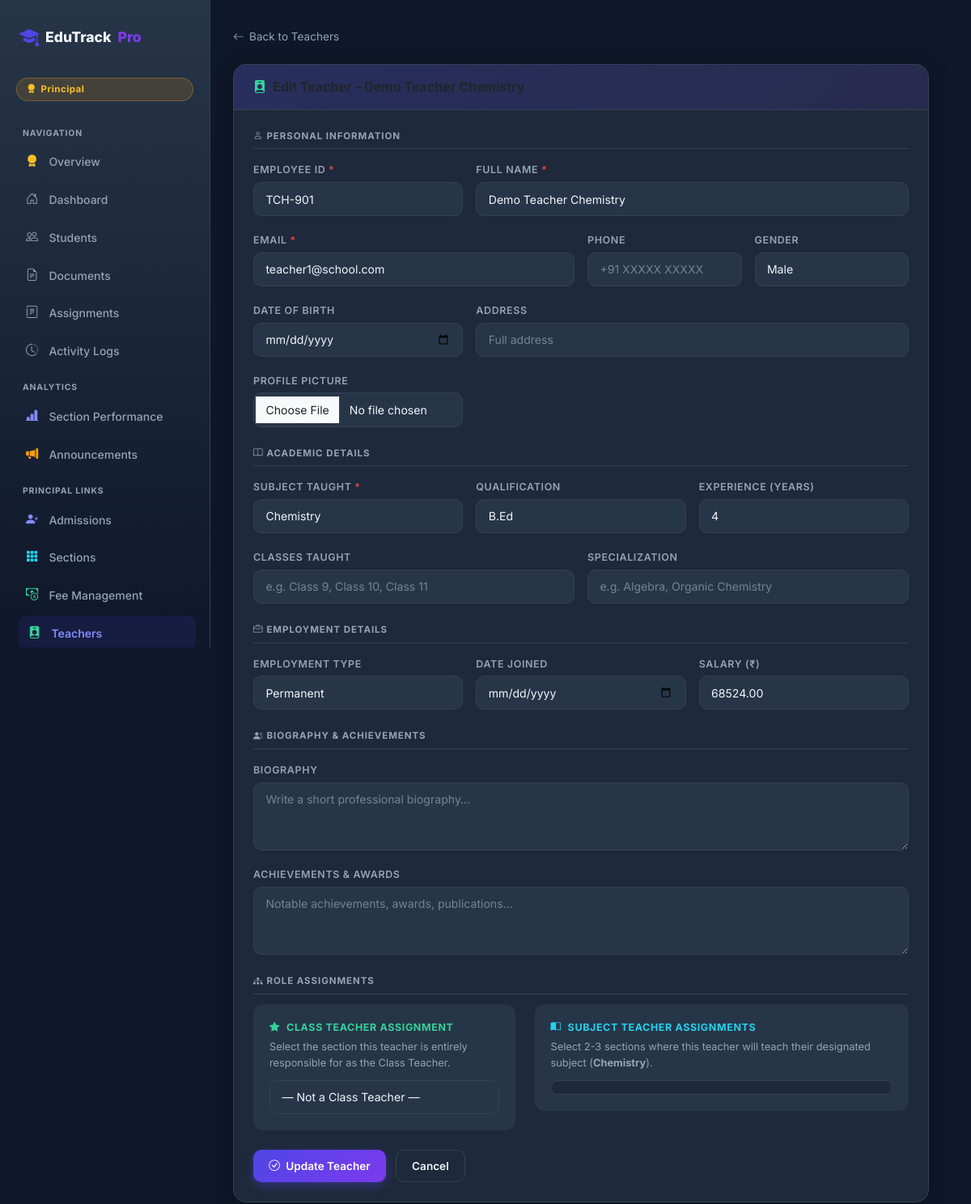
The page /teachers/2/edit/ (signed in) on the database its author committed.
### students/models.py (models this page shows, shortened)
class UserProfile(models.Model):
    user = models.OneToOneField(User, on_delete=models.CASCADE, related_name='profile')
    role = models.CharField(max_length=20, choices=ROLE_CHOICES, default=ROLE_STUDENT)

class Teacher(models.Model):
    GENDER_CHOICES = [('M', 'Male'), ('F', 'Female'), ('O', 'Other')]
    QUALIFICATION_CHOICES = [
        ('B.Ed',  'B.Ed'),
        ('M.Ed',  'M.Ed'),
        ('PhD',   'PhD'),
        ('B.Sc',  'B.Sc'),
        ('M.Sc',  'M.Sc'),
        ('B.A',   'B.A'),
        ('M.A',   'M.A'),
        ('Other', 'Other'),
    ]
    EMPLOYMENT_CHOICES = [
        ('permanent',  'Permanent'),
        ('contract',   'Contract'),
        ('visiting',   'Visiting'),
        ('probation',  'Probation'),
    ]
    employee_id   = models.CharField(max_length=20, unique=True)
    name          = models.CharField(max_length=200)
    email         = models.EmailField(unique=True)
    phone         = models.CharField(max_length=15, blank=True, null=True)
    gender        = models.CharField(max_length=1, choices=GENDER_CHOICES, default='M')
    date_of_birth = models.DateField(null=True, blank=True)
    address       = models.TextField(blank=True, null=True)
    subject       = models.CharField(max_length=200)
    classes_taught= models.CharField(max_length=500, blank=True, null=True,
                                     help_text='Comma-separated class names')
    qualification = models.CharField(max_length=20, choices=QUALIFICATION_CHOICES, default='B.Ed')
    experience_yrs= models.IntegerField(default=0, help_text='Years of experience')
    specialization= models.CharField(max_length=300, blank=True, null=True)
    employment_type = models.CharField(max_length=20, choices=EMPLOYMENT_CHOICES, default='permanent')
    date_joined     = models.DateField(null=True, blank=True)
    salary          = models.DecimalField(max_digits=10, decimal_places=2, null=True, blank=True)
    bio             = models.TextField(blank=True, null=True)
    achievements    = models.TextField(blank=True, null=True)
    profile_picture = models.ImageField(upload_to='teacher_profiles/', null=True, blank=True)
    user = models.OneToOneField(User, on_delete=models.SET_NULL, null=True, blank=True, related_name='teacher_profile')
    created_at = models.DateTimeField(auto_now_add=True, null=True)

### students/views.py (the view)
    def wrapper(request, *args, **kwargs):
        if not request.user.is_authenticated:
            return redirect('landing')
        role = get_role(request)
        if role != ROLE_PRINCIPAL and not request.user.is_superuser:
            messages.error(request, 'Access denied. Principal login required.')
            return redirect('landing')
        return view_fn(request, *args, **kwargs)

### students/templates/students/teacher_form.html (shortened to what this page needs)
{% extends 'students/base_auth.html' %}
{% block content %}
<a href="{% url 'teacher_list' %}" style="display:inline-flex;align-items:center;gap:.4rem;color:var(--muted);text-decoration:none;font-size:.85rem;margin-bottom:1.5rem;">
  <i class="bi bi-arrow-left"></i> Back to Teachers
</a>
<div class="card" style="max-width:860px;">
  <div class="card-header">
    <h4><i class="bi bi-person-badge-fill me-2" style="color:#34d399;"></i>{{ form_title }}</h4>
  </div>
  <div class="card-body">
    <form method="post" enctype="multipart/form-data" id="teacher-form">
      <div style="font-size:.72rem;color:var(--muted);text-transform:uppercase;letter-spacing:.08em;font-weight:700;margin-bottom:.75rem;padding-bottom:.4rem;border-bottom:1px solid var(--border);">
        <i class="bi bi-person me-1"></i>Personal Information
      </div>
      <div class="row g-3 mb-4">
        <div class="col-md-4">
          <label class="form-label">Employee ID <span style="color:#ef4444;">*</span></label>
          <input type="text" name="employee_id" class="form-control" value="{{ teacher.employee_id|default:'' }}" required placeholder="e.g. TCH-001" id="teacher-employee-id"/>
        </div>
        <div class="col-md-8">
          <label class="form-label">Full Name <span style="color:#ef4444;">*</span></label>
          <input type="text" name="name" class="form-control" value="{{ teacher.name|default:'' }}" required placeholder="Teacher's full name" id="teacher-name-field"/>
        </div>
        <div class="col-md-6">
          <label class="form-label">Email <span style="color:#ef4444;">*</span></label>
          <input type="email" name="email" class="form-control" value="{{ teacher.email|default:'' }}" required placeholder="teacher@school.com" id="teacher-email"/>
        </div>
        <div class="col-md-3">
          <label class="form-label">Phone</label>
          <input type="text" name="phone" class="form-control" value="{{ teacher.phone|default:'' }}" placeholder="+91 XXXXX XXXXX" id="teacher-phone"/>
        </div>
        <div class="col-md-3">
          <label class="form-label">Gender</label>
          <select name="gender" class="form-select" id="teacher-gender">
            <option value="M" {% if teacher.gender == 'M' or not teacher %}selected{% endif %}>Male</option>
          </select>
        </div>
        <div class="col-md-4">
          <label class="form-label">Date of Birth</label>
          <input type="date" name="date_of_birth" class="form-control" value="{{ teacher.date_of_birth|date:'Y-m-d'|default:'' }}" id="teacher-dob"/>
        </div>
        <div class="col-md-8">
          <label class="form-label">Address</label>
          <input type="text" name="address" class="form-control" value="{{ teacher.address|default:'' }}" placeholder="Full address" id="teacher-address"/>
        </div>
        <div class="col-md-4">
          <label class="form-label">Profile Picture</label>
          <input type="file" name="profile_picture" class="form-control" accept="image/*" id="teacher-photo"/>
        </div>
      </div>
      <div style="font-size:.72rem;color:var(--muted);text-transform:uppercase;letter-spacing:.08em;font-weight:700;margin-bottom:.75rem;padding-bottom:.4rem;border-bottom:1px solid var(--border);">
        <i class="bi bi-book me-1"></i>Academic Details
      </div>
      <div class="row g-3 mb-4">
        <div class="col-md-4">
          <label class="form-label">Subject Taught <span style="color:#ef4444;">*</span></label>
          <input type="text" name="subject" class="form-control" value="{{ teacher.subject|default:'' }}" required placeholder="e.g. Mathematics" id="teacher-subject"/>
        </div>
        <div class="col-md-4">
          <label class="form-label">Qualification</label>
          <select name="qualification" class="form-select" id="teacher-qualification">
            {% for v,l in qualifications %}
              <option value="{{ v }}" {% if teacher.qualification == v %}selected{% endif %}>{{ l }}</option>
            {% endfor %}
          </select>
        </div>
        <div class="col-md-4">
          <label class="form-label">Experience (Years)</label>
          <input type="number" name="experience_yrs" class="form-control" value="{{ teacher.experience_yrs|default:0 }}" min="0" max="60" id="teacher-experience"/>
        </div>
        <div class="col-md-6">
          <label class="form-label">Classes Taught</label>
          <input type="text" name="classes_taught" class="form-control" value="{{ teacher.classes_taught|default:'' }}" placeholder="e.g. Class 9, Class 10, Class 11" id="teacher-classes"/>
        </div>
        <div class="col-md-6">
          <label class="form-label">Specialization</label>
          <input type="text" name="specialization" class="form-control" value="{{ teacher.specialization|default:'' }}" placeholder="e.g. Algebra, Organic Chemistry" id="teacher-specialization"/>
        </div>
      </div>
      <div style="font-size:.72rem;color:var(--muted);text-transform:uppercase;letter-spacing:.08em;font-weight:700;margin-bottom:.75rem;padding-bottom:.4rem;border-bottom:1px solid var(--border);">
        <i class="bi bi-briefcase me-1"></i>Employment Details
      </div>
      <div class="row g-3 mb-4">
        <div class="col-md-4">
          <label class="form-label">Employment Type</label>
          <select name="employment_type" class="form-select" id="teacher-emp-type">
            {% for v,l in employment_types %}
              <option value="{{ v }}" {% if teacher.employment_type == v %}selected{% endif %}>{{ l }}</option>
            {% endfor %}
          </select>
        </div>
        <div class="col-md-4">
          <label class="form-label">Date Joined</label>
          <input type="date" name="date_joined" class="form-control" value="{{ teacher.date_joined|date:'Y-m-d'|default:'' }}" id="teacher-date-joined"/>
        </div>
        <div class="col-md-4">
          <label class="form-label">Salary (₹)</label>
          <input type="number" name="salary" class="form-control" value="{{ teacher.salary|default:'' }}" placeholder="Monthly salary" step="0.01" id="teacher-salary"/>
        </div>
      </div>
      <div style="font-size:.72rem;color:var(--muted);text-transform:uppercase;letter-spacing:.08em;font-weight:700;margin-bottom:.75rem;padding-bottom:.4rem;border-bottom:1px solid var(--border);">
        <i class="bi bi-person-lines-fill me-1"></i>Biography &amp; Achievements
      </div>
      <div class="row g-3 mb-4">
        <div class="col-12">
          <label class="form-label">Biography</label>
          <textarea name="bio" class="form-control" rows="3" placeholder="Write a short professional biography…" id="teacher-bio">{{ teacher.bio|default:'' }}</textarea>
        </div>
        <div class="col-12">
          <label class="form-label">Achievements &amp; Awards</label>
          <textarea name="achievements" class="form-control" rows="3" placeholder="Notable achievements, awards, publications…" id="teacher-achievements">{{ teacher.achievements|default:'' }}</textarea>
        </div>
      </div>
      {% if is_edit %}
      <div style="font-size:.72rem;color:var(--muted);text-transform:uppercase;letter-spacing:.08em;font-weight:700;margin-bottom:.75rem;padding-bottom:.4rem;border-bottom:1px solid var(--border);">
        <i class="bi bi-diagram-3-fill me-1"></i>Role Assignments
      </div>
      <div class="row g-4 mb-4">
        <div class="col-md-5">
          <div style="background:var(--surface2);border-radius:12px;padding:1.25rem;">
            <label class="form-label d-flex align-items-center gap-2" style="font-weight:700;color:#34d399;">
              <i class="bi bi-star-fill"></i> Class Teacher Assignment
            </label>
            <p style="font-size:0.8rem;color:var(--muted);margin-bottom:0.75rem;">
              Select the section this teacher is entirely responsible for as the Class Teacher.
            </p>
            <select name="class_teacher_section" class="form-select">
              <option value="">— Not a Class Teacher —</option>
            </select>
          </div>
        </div>
        <div class="col-md-7">
          <div style="background:var(--surface2);border-radius:12px;padding:1.25rem;">
            <label class="form-label d-flex align-items-center gap-2" style="font-weight:700;color:#22d3ee;">
              <i class="bi bi-book-half"></i> Subject Teacher Assignments
            </label>
            <p style="font-size:0.8rem;color:var(--muted);margin-bottom:0.75rem;">
              Select 2-3 sections where this teacher will teach their designated subject (<b>{{ teacher.subject|default:"Unknown Subject" }}</b>).
            </p>
            <div style="max-height:180px; overflow-y:auto; border:1px solid var(--border); border-radius:8px; padding:0.5rem; background:var(--surface);">
            </div>
          </div>
        </div>
      </div>
      {% endif %}
      <div style="display:flex;gap:.75rem;">
        <button type="submit" class="btn btn-primary" id="teacher-form-submit">
          <i class="bi bi-check-circle me-1"></i>
          {% if teacher %}Update Teacher{% else %}Add Teacher{% endif %}
        </button>
        <a href="{% url 'teacher_list' %}" class="btn btn-outline-light">Cancel</a>
      </div>
    </form>
  </div>
</div>
{% endblock %}

### students/templates/students/base_auth.html (shortened to what this page needs)
<!DOCTYPE html>
<html lang="en">
<head>
  <link href="https://cdn.jsdelivr.net/npm/bootstrap@5.3.3/dist/css/bootstrap.min.css" rel="stylesheet" />
  <link href="https://cdn.jsdelivr.net/npm/bootstrap-icons@1.11.3/font/bootstrap-icons.css" rel="stylesheet" />
</head>
<body>
<div class="sidebar" id="sidebarEl">
  <div class="sidebar-inner">
    <a class="sidebar-brand" href="{% url 'landing' %}">
      <i class="bi bi-mortarboard-fill"></i>
      EduTrack<span class="dot">Pro</span>
    </a>
    {% if request.user.is_authenticated %}
      <span class="role-badge
        {% if user_role == 'principal' %}rb-principal
        {% elif user_role == 'teacher' %}rb-teacher
        {% elif user_role == 'staff'   %}rb-staff
        {% else %}rb-student{% endif %}">
        <i class="bi
          {% if user_role == 'principal' %}bi-award-fill
          {% elif user_role == 'teacher' %}bi-person-badge-fill
          {% elif user_role == 'staff'   %}bi-person-gear
          {% else %}bi-mortarboard-fill{% endif %}"></i>
        {{ user_role|title|default:'Student' }}
      </span>
    {% endif %}
    <nav class="sidebar-nav">
      <div class="nav-section-label">Navigation</div>
      {% if is_principal %}
        <a href="{% url 'principal_dashboard' %}" class="{% if request.resolver_match.url_name == 'principal_dashboard' %}active{% endif %}">
          <i class="bi bi-award-fill" style="color:#fbbf24;"></i> Overview
        </a>
      {% endif %}
      <a href="{% url 'dashboard' %}" class="{% if request.resolver_match.url_name == 'dashboard' %}active{% endif %}">
        <i class="bi bi-house-door"></i> Dashboard
      </a>
      {% if user_role != 'student' %}
      <a href="{% url 'students_list' %}" class="{% if request.resolver_match.url_name == 'students_list' %}active{% endif %}">
        <i class="bi bi-people"></i> Students
      </a>
      <a href="{% url 'documents_list' %}" class="{% if request.resolver_match.url_name == 'documents_list' %}active{% endif %}">
        <i class="bi bi-file-earmark-text"></i> Documents
      </a>
      <a href="{% url 'assignments_list' %}" class="{% if request.resolver_match.url_name == 'assignments_list' %}active{% endif %}">
        <i class="bi bi-journal-text"></i> Assignments
      </a>
      <a href="{% url 'logs_list' %}" class="{% if request.resolver_match.url_name == 'logs_list' %}active{% endif %}">
        <i class="bi bi-clock-history"></i> Activity Logs
      </a>
      {% endif %}
      {% if user_role == 'teacher' or user_role == 'principal' %}
      <div class="nav-section-label" style="margin-top:1rem;">Analytics</div>
      <a href="{% url 'section_performance' %}" class="{% if request.resolver_match.url_name == 'section_performance' %}active{% endif %}">
        <i class="bi bi-bar-chart-line-fill" style="color:#818cf8;"></i> Section Performance
      </a>
      <a href="{% url 'announcement_list' %}" class="{% if request.resolver_match.url_name == 'announcement_list' %}active{% endif %}">
        <i class="bi bi-megaphone-fill" style="color:#f59e0b;"></i> Announcements
      </a>
      {% endif %}
      {% if is_principal %}
        <div class="nav-section-label" style="margin-top:1rem;">Principal Links</div>
        <a href="{% url 'admission_list' %}" class="{% if 'admission' in request.resolver_match.url_name %}active{% endif %}">
          <i class="bi bi-person-plus-fill" style="color:#818cf8;"></i> Admissions
        </a>
        <a href="{% url 'section_list' %}" class="{% if 'section' in request.resolver_match.url_name %}active{% endif %}">
          <i class="bi bi-grid-3x3-gap-fill" style="color:#22d3ee;"></i> Sections
        </a>
        <a href="{% url 'fee_management' %}" class="{% if request.resolver_match.url_name == 'fee_management' %}active{% endif %}">
          <i class="bi bi-cash-coin" style="color:#34d399;"></i> Fee Management
        </a>
        <a href="{% url 'teacher_list' %}" class="{% if 'teacher' in request.resolver_match.url_name %}active{% endif %}">
          <i class="bi bi-person-badge-fill" style="color:#34d399;"></i> Teachers
        </a>
      {% endif %}
    </nav>
  </div>
</div>
<div class="main-wrap">
  {% block content %}{% endblock %}
</div>
</body>
</html>

### rows shown on the page
UserProfile: role "Principal"
Teacher: employee_id "TCH-901", name "Demo Teacher Chemistry", email "teacher1@school.com", gender "Male", subject "Chemistry", qualification "B.Ed", experience_yrs "4", employment_type "Permanent", salary "68524.00"
